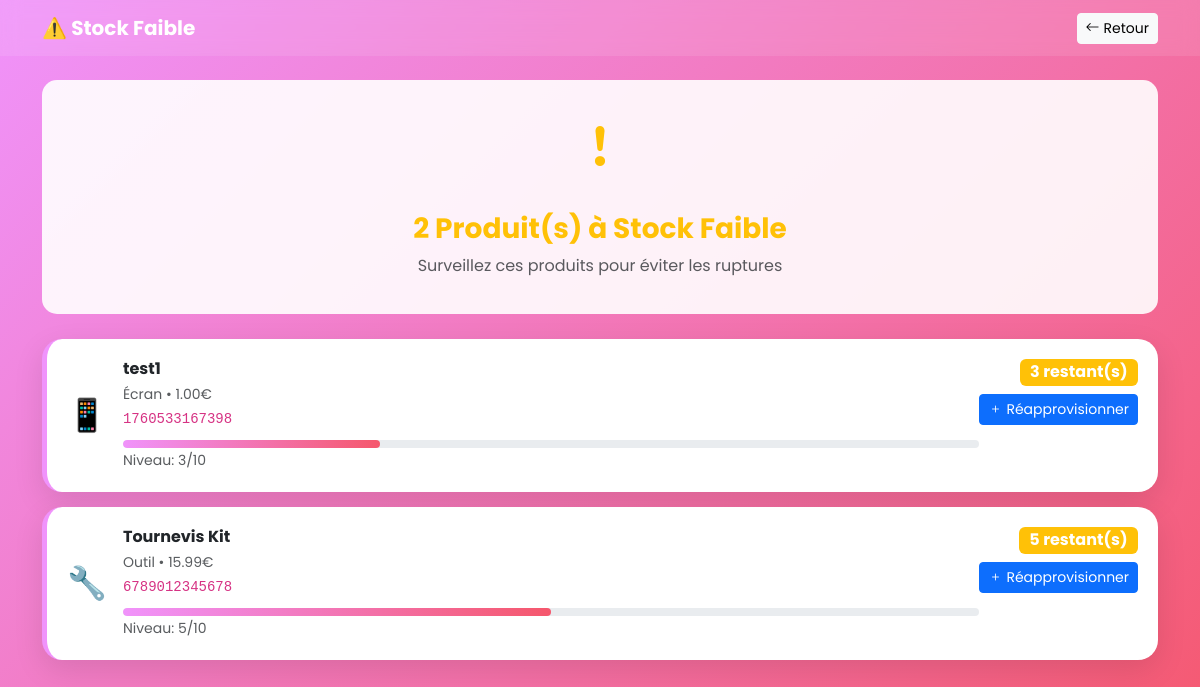
The app's page /stock-faible with its own data.
### tables this page shows
CREATE TABLE categories (
            id INTEGER PRIMARY KEY AUTOINCREMENT,
            nom TEXT NOT NULL UNIQUE,
            emoji TEXT DEFAULT '📦',
            description TEXT,
            date_creation TIMESTAMP DEFAULT CURRENT_TIMESTAMP
        );

CREATE TABLE produits (
            id INTEGER PRIMARY KEY AUTOINCREMENT,
            nom TEXT NOT NULL,
            code_barres TEXT UNIQUE NOT NULL,
            prix REAL NOT NULL,
            stock INTEGER NOT NULL DEFAULT 0,
            categorie TEXT DEFAULT 'Autre',
            date_creation TIMESTAMP DEFAULT CURRENT_TIMESTAMP
        );

### app.py (the view)
@app.route('/stock-faible')
def stock_faible():
    try:
        conn, db_type = get_db_connection()
        if db_type == 'postgresql':
            cursor = conn.cursor(cursor_factory=RealDictCursor)
        else:
            cursor = conn.cursor()
        cursor.execute('SELECT * FROM produits WHERE stock > 0 AND stock <= 5 ORDER BY stock ASC')
        produits = cursor.fetchall()
        conn.close()
        return render_template('stock_faible.html',
                             produits=[dict(p) for p in produits],
                             categories=get_categories())
    except Exception as e:
        return render_template('error.html', error=str(e))

### app.py (called while the page is built)
def get_db_connection():
    if DATABASE_URL:
        conn = psycopg2.connect(DATABASE_URL)
        return conn, 'postgresql'
    else:
        conn = sqlite3.connect('boutique_mobile.db')
        conn.row_factory = sqlite3.Row
        return conn, 'sqlite'

def get_categories():
    conn, db_type = get_db_connection()
    if db_type == 'postgresql':
        cursor = conn.cursor(cursor_factory=RealDictCursor)
    else:
        cursor = conn.cursor()
    cursor.execute('SELECT * FROM categories ORDER BY nom')
    categories = cursor.fetchall()
    conn.close()
    return [dict(cat) for cat in categories]

### templates/stock_faible.html (shortened to what this page needs)
<!DOCTYPE html>
<html lang="fr">
<head>
    <link href="https://cdn.jsdelivr.net/npm/bootstrap@5.3.2/dist/css/bootstrap.min.css" rel="stylesheet">
    <link href="https://cdn.jsdelivr.net/npm/bootstrap-icons@1.11.1/font/bootstrap-icons.css" rel="stylesheet">
</head>
<body>
    <nav class="navbar navbar-expand-lg" style="background: rgba(255,255,255,0.1); backdrop-filter: blur(10px);">
        <div class="container">
            <span class="navbar-brand text-white fw-bold">⚠️ Stock Faible</span>
            <a href="/" class="btn btn-light btn-sm">
                <i class="bi bi-arrow-left me-1"></i>Retour
            </a>
        </div>
    </nav>
    <div class="container mt-4">
        <div style="background: rgba(255,255,255,0.9); border-radius: 15px; padding: 20px; margin-bottom: 25px; text-align: center;">
            <i class="bi bi-exclamation display-1 text-warning"></i>
            <h3 class="text-warning fw-bold mt-3">{{ produits|length }} Produit(s) à Stock Faible</h3>
            <p class="text-muted">Surveillez ces produits pour éviter les ruptures</p>
        </div>
        {% if produits %}
        {% for produit in produits %}
        <div class="stock-card">
            <div class="d-flex justify-content-between align-items-start">
                <div class="d-flex align-items-center flex-grow-1">
                    {% for cat in categories %}
                        {% if cat.nom == produit.categorie %}
                            <span class="fs-2 me-3">{{ cat.emoji }}</span>
                        {% endif %}
                    {% endfor %}
                    <div class="flex-grow-1">
                        <h6 class="fw-bold mb-1">{{ produit.nom }}</h6>
                        <small class="text-muted">{{ produit.categorie }} • {{ "%.2f"|format(produit.prix) }}€</small>
                        <br><code class="small">{{ produit.code_barres }}</code>
                        <div class="stock-level">
                            <div class="stock-progress" style="width: {{ (produit.stock / 10 * 100)|round }}%"></div>
                        </div>
                        <small class="text-muted">Niveau: {{ produit.stock }}/10</small>
                    </div>
                </div>
                <div class="text-end">
                    <span class="badge bg-warning fs-6">{{ produit.stock }} restant(s)</span>
                    <div class="mt-2">
                        <a href="/modifier/{{ produit.id }}" class="btn btn-primary btn-sm">
                            <i class="bi bi-plus me-1"></i>Réapprovisionner
                        </a>
                    </div>
                </div>
            </div>
        </div>
        {% endfor %}
        {% endif %}
    </div>
</body>
</html>

### templates/stock_faible.html (style rules this page uses)
* { font-family: 'Poppins', sans-serif; }
body { background: linear-gradient(135deg, #f093fb 0%, #f5576c 100%); min-height: 100vh; }
.stock-card { background: white; border-radius: 20px; padding: 20px; margin-bottom: 15px; box-shadow: 0 10px 30px rgba(0, 0, 0, 0.1); border-left: 5px solid #f093fb; transition: all 0.3s ease; }
.stock-level { width: 100%; height: 8px; background: #e9ecef; border-radius: 4px; overflow: hidden; margin-top: 10px; }
.stock-progress { height: 100%; background: linear-gradient(90deg, #f093fb, #f5576c); border-radius: 4px; transition: width 1s ease; }

### records on screen
produits: nom "test1", categorie "Écran", prix "1.00", code_barres "1760533167398", stock "3"
categories: emoji "📱"
produits: nom "Tournevis Kit", categorie "Outil", prix "15.99", code_barres "6789012345678", stock "5"
categories: emoji "🔧"

### other values on screen
{{ produits|length }} "2"
